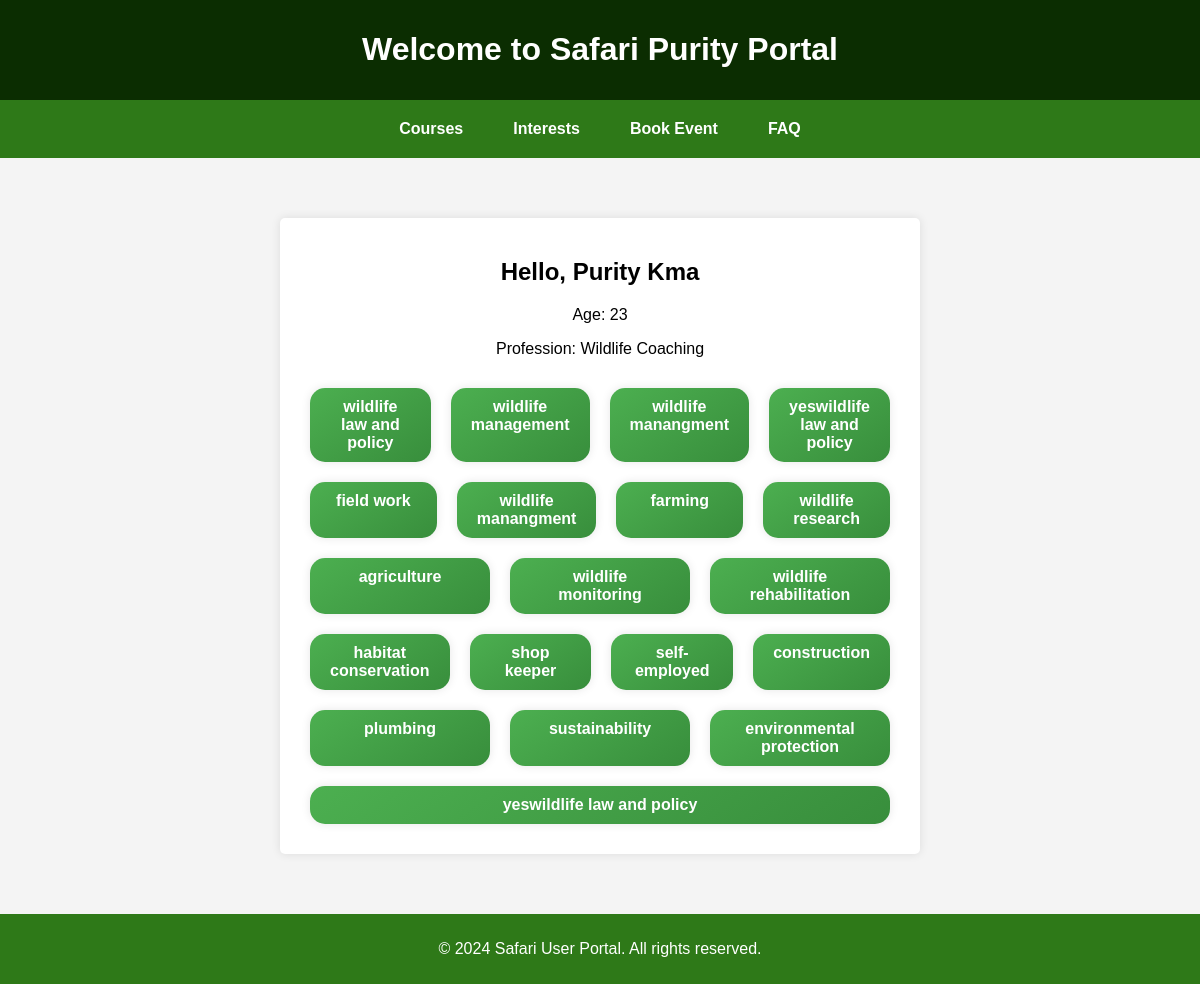
/safari_learning/landing_page/ (signed in), run on the app's committed database.
### safari_learning/models.py (models this page shows, shortened)
class SafariUser(AbstractUser):
    age = models.PositiveSmallIntegerField(validators=[validate_age], null=True)
    profession = models.CharField(max_length=200)
    interests = models.JSONField(null=True)

### safari_learning/views.py (the view)
# urls.py: path("landing_page/", views.LandingView, name='landing_page'),
def LandingView(request):
    template_name = "safari_learning/safari_landingpage.html"
    context_variable = {}
    if request.user.is_authenticated:
        context_variable["logged_in_user"] = request.user
        return render(request, template_name, context_variable)
    redirectback_here_link = reverse("safari:login")
    return redirect(redirectback_here_link)

### safari_learning/templates/safari_learning/safari_landingpage.html (shortened to what this page needs)
<!DOCTYPE html>
<html lang="en">
  <head>
    {% load static %}
    <link rel="stylesheet" href="{% static 'styles/Landingpage.css' %}">
  </head>
  <body>
    <header>
      <h1>Welcome to Safari {{logged_in_user.first_name}} Portal</h1>
    </header>
    <nav>
      <a href="{% url 'safari:homepage' %}">Courses</a>
      <a href="{% url 'safari:interests' user.id %}">Interests</a>
      <a href="{% url 'safari:book_event' %}">Book Event</a>
      <a href="{% url 'safari:faq_page' %}">FAQ</a>
    </nav>
<main>
    <div class="container">
      <div class="user-info">
        <h2>Hello, {{ logged_in_user.first_name }} {{ logged_in_user.last_name }}</h2>
        <p>Age: {{ logged_in_user.age }}</p>
        <p>Profession: {{ logged_in_user.profession }}</p>
        <div class="interests">
          {% for interest in logged_in_user.interests.interests %}
            <div class="interest">{{ interest }}</div>
          {% endfor %}
        </div>
      </div>
    </div>
  </main>
    <footer>
      <p>&copy; 2024 Safari User Portal. All rights reserved.</p>
    </footer>
  </body>
</html>

### safari_learning/static/styles/Landingpage.css (style rules this page uses)
html, body { height: 100%; margin: 0; padding: 0; display: flex; flex-direction: column; }
body { font-family: Arial, sans-serif; background-color: #f4f4f4; }
header { background-color: #0b2d01; color: #fff; padding: 10px 0; text-align: center; }
nav { display: flex; justify-content: center; background-color: #2e7918; padding: 10px; }
nav a { color: white; text-decoration: none; margin: 0 15px; font-weight: bold; padding: 10px; border-radius: 5px; }
main { flex: 1; padding: 20px; }
.container { padding: 20px; text-align: center; }
.user-info { background-color: #fff; padding: 20px; border-radius: 5px; box-shadow: 0 0 10px rgba(0, 0, 0, 0.1); margin: 20px auto; max-width: 600px; }
.interests { display: flex; flex-wrap: wrap; justify-content: center; margin-top: 20px; }
.interest { margin: 10px; padding: 10px 20px; border-radius: 15px; background-color: #2e7918; color: white; font-weight: bold; box-shadow: 0 0 10px rgba(0, 0, 0, 0.1); background: linear-gradient(145deg, #4caf50, #388e3c); transition: transform 0.2s; flex: 1; }
footer { background-color: #2e7918; color: #fff; text-align: center; padding: 10px 0; width: 100%; }

### data on the page
SafariUser: first_name "Purity", last_name "Kma", age "23", profession "Wildlife Coaching"

### other printed values
{{ interest }} "wildlife law and policy" "wildlife management" "wildlife manangment" "yeswildlife law and policy" "field work" "wildlife manangment" "farming" "wildlife research" "agriculture" "wildlife monitoring" "wildlife rehabilitation" "habitat conservation" "shop keeper" "self-employed" "construction" "plumbing" "sustainability" "environmental protection" "yeswildlife law and policy"
